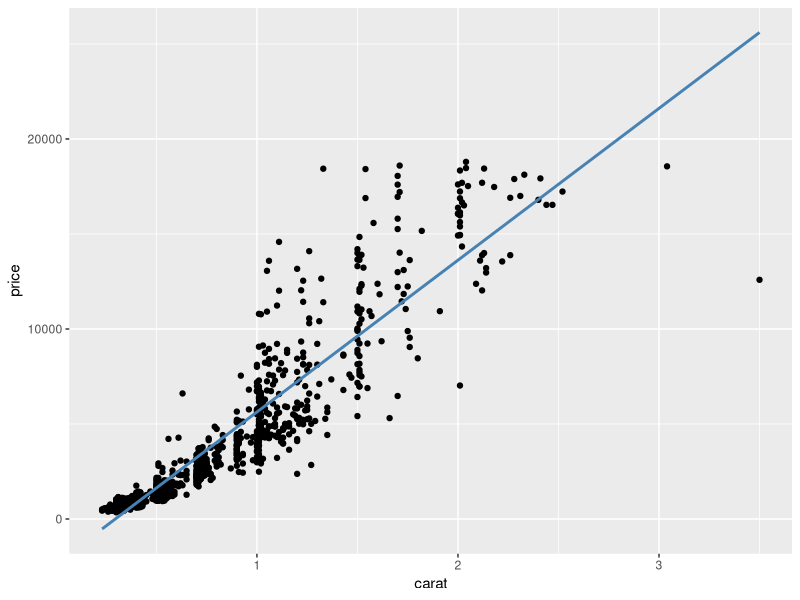

This figure's R source:
# K0_example.R

# Load packages
library(dplyr)
library(readr)
library(ggplot2)

# Load data - 1000 sampled diamond prices and their sizes
data = read_csv("K/diamonds_sample.csv")

# view it!
data

# Plot the scatterplot with a line of best fit!
ggplot() +
  geom_point(data = data, mapping = aes(x = carat, y = price)) +
  geom_smooth(data = data, mapping = aes(x = carat, y = price),
              method = "lm", se = FALSE, color = "steelblue")


# Model it!
m = lm(formula = price ~ carat, data = data)

# View it!
m

# View model table
summary(m)


# Cleanup!
rm(list = ls())
